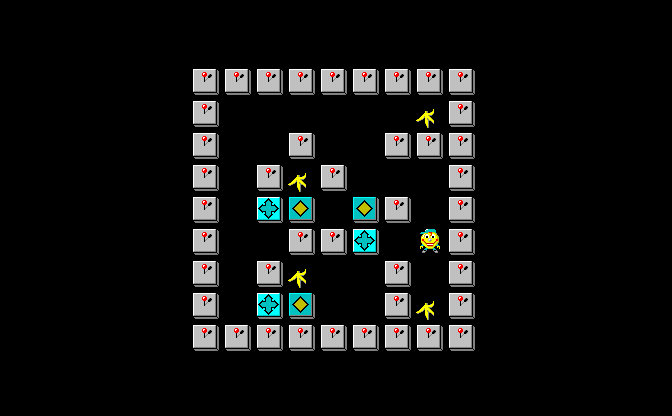

Rendered tile map (Tiled .tmx) drawn with the repository's tilesets; below, a short description and the full map source, tile grids included:
An orthogonal 21x13 tile map with 32x32 px tiles, 1 tile layer (Tile Layer 1).

<map version="1.9" tiledversion="1.9.1" orientation="orthogonal" renderorder="right-down" width="21" height="13" tilewidth="32" tileheight="32" infinite="0" nextlayerid="2" nextobjectid="1">
 <tileset firstgid="1" source="banania.tsx" />
 <layer id="1" name="Tile Layer 1" width="21" height="13">
  <data encoding="csv">
0, 0, 0, 0, 0, 0, 0, 0, 0, 0, 0, 0, 0, 0, 0, 0, 0, 0, 0, 0, 0
, 0, 0, 0, 0, 0, 0, 0, 0, 0, 0, 0, 0, 0, 0, 0, 0, 0, 0, 0, 0, 0
, 0, 0, 0, 0, 0, 0, 3, 3, 3, 3, 3, 3, 3, 3, 3, 0, 0, 0, 0, 0, 0
, 0, 0, 0, 0, 0, 0, 3, 0, 0, 0, 0, 0, 0, 4, 3, 0, 0, 0, 0, 0, 0
, 0, 0, 0, 0, 0, 0, 3, 0, 0, 3, 0, 0, 3, 3, 3, 0, 0, 0, 0, 0, 0
, 0, 0, 0, 0, 0, 0, 3, 0, 3, 4, 3, 0, 0, 0, 3, 0, 0, 0, 0, 0, 0
, 0, 0, 0, 0, 0, 0, 3, 0, 5, 6, 0, 6, 3, 0, 3, 0, 0, 0, 0, 0, 0
, 0, 0, 0, 0, 0, 0, 3, 0, 0, 3, 3, 5, 0, 1, 3, 0, 0, 0, 0, 0, 0
, 0, 0, 0, 0, 0, 0, 3, 0, 3, 4, 0, 0, 3, 0, 3, 0, 0, 0, 0, 0, 0
, 0, 0, 0, 0, 0, 0, 3, 0, 5, 6, 0, 0, 3, 4, 3, 0, 0, 0, 0, 0, 0
, 0, 0, 0, 0, 0, 0, 3, 3, 3, 3, 3, 3, 3, 3, 3, 0, 0, 0, 0, 0, 0
, 0, 0, 0, 0, 0, 0, 0, 0, 0, 0, 0, 0, 0, 0, 0, 0, 0, 0, 0, 0, 0
, 0, 0, 0, 0, 0, 0, 0, 0, 0, 0, 0, 0, 0, 0, 0, 0, 0, 0, 0, 0, 0
</data>
 </layer>
</map>
